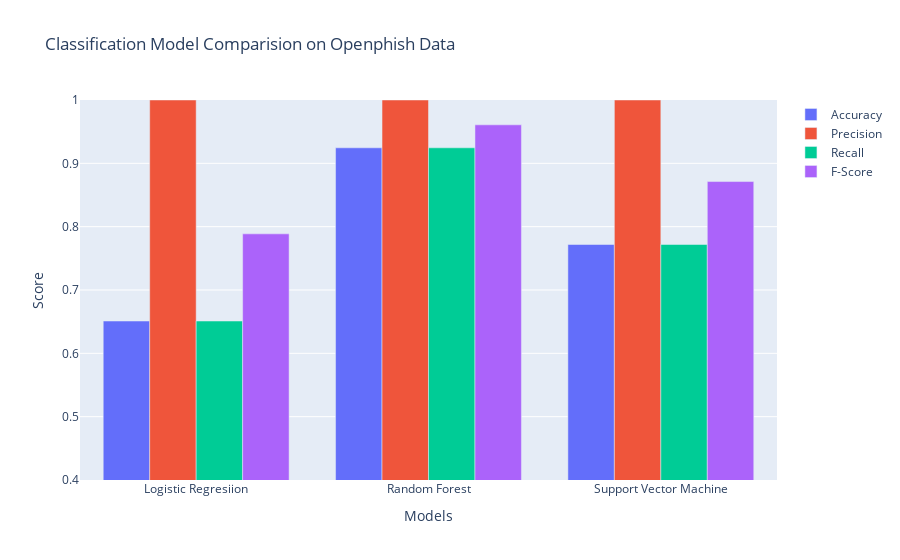

Write notebook code for a chart like this one.
### Code cell
fig = go.Figure()
for col in openphish_model_compare.columns:
    fig.add_trace(
        go.Bar(
            x=openphish_model_compare.index,
            y=openphish_model_compare[col],
            name=col,))
fig.update_layout(title='Classification Model Comparision on Openphish Data', 
                  xaxis={'title': 'Models'}, yaxis={'title': 'Score'})
fig.update_yaxes(range=[0.4, 1])
fig.show()

### Figure 1 — Plotly figure (JSON) as saved in the notebook; plotly's stock layout.template omitted (floating-point values rounded to 4 significant figures)
{"data": [{"name": "Accuracy", "type": "bar", "x": ["Logistic Regresiion", "Random Forest", "Support Vector Machine"], "y": [0.651, 0.9245, 0.7718]}, {"name": "Precision", "type": "bar", "x": ["Logistic Regresiion", "Random Forest", "Support Vector Machine"], "y": [1, 1, 1]}, {"name": "Recall", "type": "bar", "x": ["Logistic Regresiion", "Random Forest", "Support Vector Machine"], "y": [0.651, 0.9245, 0.7718]}, {"name": "F-Score", "type": "bar", "x": ["Logistic Regresiion", "Random Forest", "Support Vector Machine"], "y": [0.7886, 0.9608, 0.8712]}], "layout": {"title": {"text": "Classification Model Comparision on Openphish Data"}, "xaxis": {"title": {"text": "Models"}}, "yaxis": {"range": [0.4, 1], "title": {"text": "Score"}}}}
